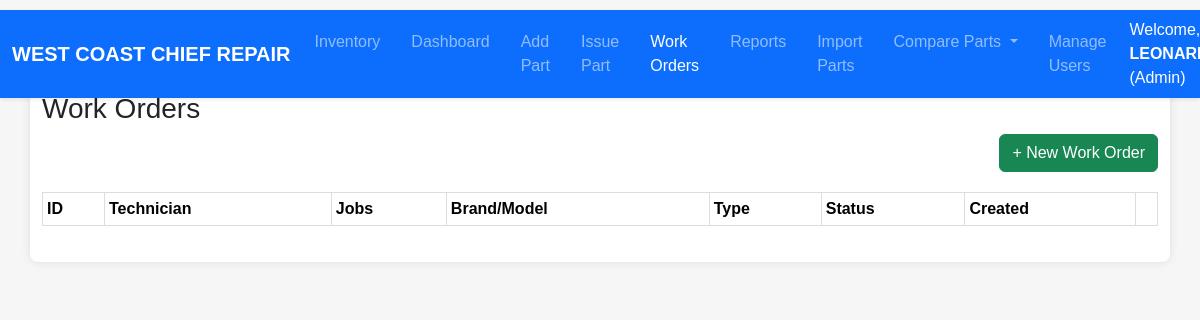
The page /work_orders (signed in) on the database as committed earlier.
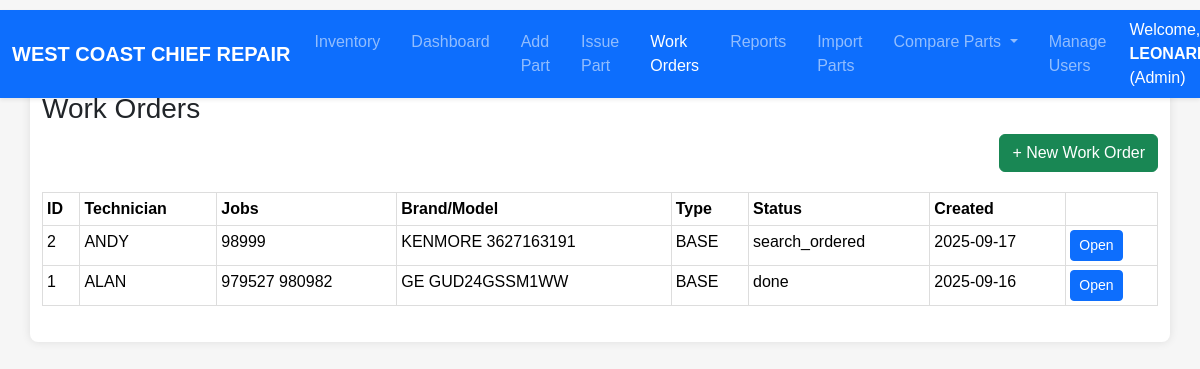
The same page on the database as committed later.
### models.py (models this page shows, shortened)
class User(UserMixin, db.Model):
    id = db.Column(db.Integer, primary_key=True)
    username = db.Column(db.String(64), unique=True, nullable=False)
    password_hash = db.Column(db.String(128), nullable=False)
    role = db.Column(db.String(20), nullable=False, default=ROLE_USER)
    @property
    def password(self):
        raise AttributeError('password is not a readable attribute')

class WorkOrder(db.Model):
    __tablename__ = "work_orders"
    id = db.Column(db.Integer, primary_key=True)
    technician_name = db.Column(db.String(80), nullable=False)
    job_numbers = db.Column(db.String(120), nullable=False)
    brand = db.Column(db.String(40))
    model = db.Column(db.String(25))
    serial = db.Column(db.String(25))
    job_type = db.Column(db.String(16), default="BASE")
    delivery_fee = db.Column(db.Float, default=0.0)
    markup_percent = db.Column(db.Float, default=0.0)
    status = db.Column(db.String(20), default="search_ordered")  # search_ordered | ordered | done
    created_at = db.Column(db.DateTime, default=datetime.utcnow)
    updated_at = db.Column(db.DateTime, default=datetime.utcnow, onupdate=datetime.utcnow)
    parts = db.relationship("WorkOrderPart", backref="work_order", cascade="all, delete-orphan")

### inventory/routes.py (the view)
@inventory_bp.get("/work_orders")
@login_required
def wo_list():
    q = WorkOrder.query.order_by(WorkOrder.created_at.desc()).limit(200).all()
    return render_template("wo_list.html", items=q)

### auth/routes.py (called while the page is built)
@login_manager.user_loader
def load_user(user_id):
    return User.query.get(int(user_id))

### templates/wo_list.html (shortened to what this page needs)
{% extends "base.html" %}
{% block content %}
<h3>Work Orders</h3>
{% if current_user.is_authenticated and current_user.role in ['admin','superadmin'] %}
<div class="d-flex justify-content-between align-items-center mb-3">
  <a href="{{ url_for('inventory.wo_new') }}" class="btn btn-success">+ New Work Order</a>
</div>
{% endif %}
<table class="table table-sm table-hover">
  <thead>
    <tr>
      <th>ID</th><th>Technician</th><th>Jobs</th><th>Brand/Model</th>
      <th>Type</th><th>Status</th><th>Created</th><th></th>
    </tr>
  </thead>
  <tbody>
    {% for w in items %}
    <tr>
      <td>{{ w.id }}</td>
      <td>{{ w.technician_name }}</td>
      <td>{{ w.job_numbers }}</td>
      <td>{{ w.brand }} {{ w.model }}</td>
      <td>{{ w.job_type }}</td>
      <td>{{ w.status }}</td>
      <td>{{ w.created_at.strftime('%Y-%m-%d') }}</td>
      <td>
        <a class="btn btn-sm btn-primary" href="{{ url_for('inventory.wo_detail', wo_id=w.id) }}">Open</a>
      </td>
    </tr>
    {% endfor %}
  </tbody>
</table>
{% endblock %}

### templates/base.html (shortened to what this page needs)
<!DOCTYPE html>
<html lang="en">
<head>
  <link href="https://cdn.jsdelivr.net/npm/bootstrap@5.3.3/dist/css/bootstrap.min.css"
        rel="stylesheet"
 />
  <link rel="stylesheet" href="{{ url_for('static', filename='style.css') }}" />
</head>
<body>
  <nav class="navbar navbar-expand-lg navbar-dark bg-primary shadow-sm fixed-top">
    <div class="container-fluid">
      <a class="navbar-brand fw-bold" href="{{ url_for('inventory.dashboard') }}">
        WEST COAST CHIEF REPAIR
      </a>
      <div class="collapse navbar-collapse" id="navbarMain">
        <ul class="navbar-nav me-auto mb-2 mb-lg-0">
          <li class="nav-item">
            <a class="nav-link{% if request.endpoint and request.endpoint == 'inventory.location_report' %} active{% endif %}"
               href="{{ url_for('inventory.location_report') }}">Inventory</a>
          </li>
          <li class="nav-item">
            <a class="nav-link{% if request.endpoint and request.endpoint == 'inventory.dashboard' %} active{% endif %}"
               href="{{ url_for('inventory.dashboard') }}">Dashboard</a>
          </li>
          <li class="nav-item">
            <a class="nav-link{% if request.endpoint and request.endpoint == 'inventory.add_part' %} active{% endif %}"
               href="{{ url_for('inventory.add_part') }}">Add Part</a>
          </li>
          <li class="nav-item">
            <a class="nav-link{% if request.endpoint and request.endpoint == 'inventory.issue_part' %} active{% endif %}"
               href="{{ url_for('inventory.issue_part') }}">Issue Part</a>
          </li>
          <li class="nav-item">
            <a class="nav-link{% if request.endpoint and request.endpoint == 'inventory.wo_list' %} active{% endif %}"
               href="{{ url_for('inventory.wo_list') }}">Work Orders</a>
          </li>
          <li class="nav-item">
            <a class="nav-link{% if request.endpoint and request.endpoint.startswith('inventory.reports') %} active{% endif %}"
               href="{{ url_for('inventory.reports_grouped') }}">Reports</a>
          </li>
          <li class="nav-item">
            <a class="nav-link{% if request.endpoint and request.endpoint.startswith('inventory.import_parts') %} active{% endif %}"
               href="{{ url_for('inventory.import_parts') }}">Import Parts</a>
          </li>
          <li class="nav-item dropdown">
            <a class="nav-link dropdown-toggle" href="#" id="compareDropdown" role="button"
               data-bs-toggle="dropdown" data-bs-display="static" aria-expanded="false">
              Compare Parts
            </a>
          </li>
          {% if current_user.is_authenticated and current_user.role in ['superadmin', 'admin'] %}
          <li class="nav-item">
            <a class="nav-link{% if request.endpoint and request.endpoint.startswith('inventory.users') %} active{% endif %}"
               href="{{ url_for('inventory.users') }}">Manage Users</a>
          </li>
          {% endif %}
        </ul>
        {% if current_user.is_authenticated %}
        <div class="d-flex align-items-center">
          <span class="text-white me-3">
            Welcome, <strong>{{ current_user.username }}</strong> ({{ current_user.role.capitalize() }})
          </span>
        </div>
        {% endif %}
      </div>
    </div>
  </nav>
  <main class="container" style="padding-top: 4.5rem;">
    {% block content %}{% endblock %}
  </main>
</body>
</html>

### static/style.css (style rules this page uses)
body { font-family: Arial, sans-serif; background-color: #f6f6f6; padding: 20px; margin: 0; }
nav { margin-top: 10px; }
nav a { color: white; margin-right: 15px; text-decoration: none; font-weight: bold; }
main { background-color: white; padding: 20px; border-radius: 8px; box-shadow: 0 0 10px rgba(0,0,0,0.1); }
table { width: 100%; border-collapse: collapse; margin-top: 20px; }
table th, table td { padding: 10px; border: 1px solid #ddd; text-align: left; }
main.container { padding-top: 110px; }
.navbar { z-index: 1200; }
#navbarMain, .navbar-nav { overflow: visible !important; }
main, .container, .container-fluid { overflow: visible; }

Rows that differ between the two databases and show on the page:
added WorkOrder: id "2", technician_name "ANDY", job_numbers "98999", brand "KENMORE", model "3627163191", job_type "BASE", status "search_ordered", created_at "2025-09-17"
added WorkOrder: id "1", technician_name "ALAN", job_numbers "979527 980982", brand "GE", model "GUD24GSSM1WW", job_type "BASE", status "done", created_at "2025-09-16"
